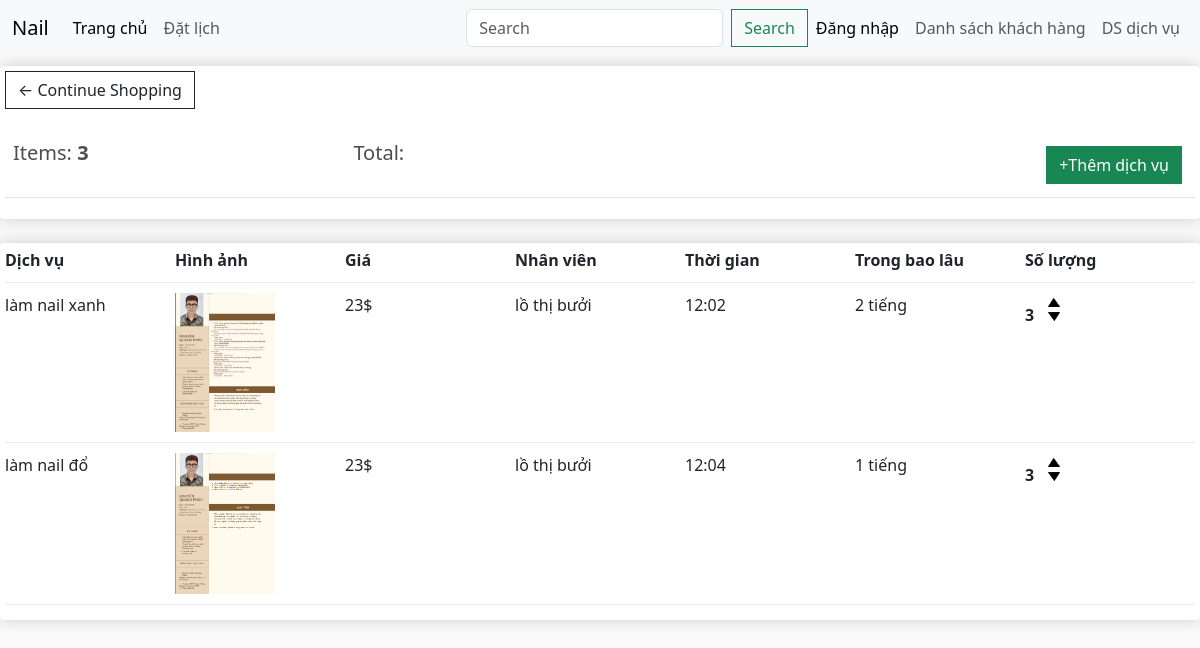
Page /cart/ on the committed database.
### app/models.py (models this page shows, shortened)
class adddv(models.Model):
    name = models.CharField(max_length=200,null=True)
    image = models.ImageField(null=True, blank=True)
    price =  models.CharField(max_length=200,null=True)
    user = models.ForeignKey(addnv,on_delete=models.SET_NULL,blank=True,null=True)
    time = models.CharField(max_length=200,null=True)
    intime = models.CharField(max_length=200,null=True)
    quantity = models. IntegerField(default=0,null=True,blank=True)
    @property
    def ImageURL(self):
        try:
            url = self.image.url
        except:
            url = ''
        return url

class addnv(models.Model):
    user =  models.CharField(max_length=200,null=True)
    group = models.ForeignKey(groupnv,on_delete=models.SET_NULL,blank=True,null=True)
    phone = models.CharField(max_length=200,null=True)
    email = models.CharField(max_length=200,null=True)
    Note = models.CharField(max_length=500,null=True)
    def __str__(self):
        return str(self.user)

### app/views.py (the view)
# urls.py: path("cart/",views.cart, name="cart"),
def cart(request):
        adddvs = adddv.objects.all()
        context = {'adddvs': adddvs}
        return render(request,"app/cart.html",context)

### app/templates/app/cart.html
{% extends 'app/base.html' %}
{% load static %}
{% block cart_content %}
<div class="row">
	<div class="col-lg-12">
		<div class="box-element">
			<a  class="btn btn-outline-dark" href="{% url 'home' %}">&#x2190; Continue Shopping</a>
			<br>
			<br>
			<table class="table">
				<tr>
					<th><h5>Items: <strong>3</strong></h5></th>
					<th><h5>Total:<strong> {{adddv.get_price}}</strong></h5></th>
					<th>
						<a  style="float:right; margin:5px;" class="btn btn-success" href="{% url 'checkout' %}">+Thêm dịch vụ</a>
					</th>
				</tr>
			</table>
		</div>
		<br>
		<div class="box-element">
			<div class="cart-row">
				<div style="flex:1"><strong>Dịch vụ</strong></div>
				<div style="flex:1"><strong>Hình ảnh</strong></div>
				<div style="flex:1"><strong>Giá</strong></div>
				<div style="flex:1"><strong>Nhân viên </strong></div>
				<div style="flex:1"><strong>Thời gian</strong></div>
                <div style="flex:1"><strong>Trong bao lâu</strong></div>
				<div style="flex:1"><strong>Số lượng</strong></div>
			</div>
			{% for adddv in adddvs %}
			<div class="cart-row">
				<div style="flex:1"><p>{{adddv.name}}</p></div>
				<div style="flex:1"><img class="row-image" src="{{adddv.ImageURL}}"></div>
				<div style="flex:1"><p>{{adddv.price}}$</p></div>
                <div style="flex:1"><p>{{adddv.user}}</p></div>
                <div style="flex:1"><p>{{adddv.time}}</p></div>
				<div style="flex:1"><p>{{adddv.intime}}</p></div>
				<div style="flex:1">
					<p class="quantity">{{adddv.quantity}}</p>
					<div class="quantity">
						<img class="chg-quantity" src="{% static  'app/images/arrow-up.png' %}">
						<img class="chg-quantity" src="{% static  'app/images/arrow-down.png' %}">
					</div>
				</div>
			</div>
			{% endfor%}
		</div>
	</div>
</div>
{% endblock cart_content %}

### app/templates/app/base.html (shortened to what this page needs)
{% load static %}
<!DOCTYPE html>
<html>
    <head>
        <link href="https://cdn.jsdelivr.net/npm/bootstrap@5.3.2/dist/css/bootstrap.min.css" rel="stylesheet">
        <link href-"{%static 'app/css/style.css' %}" rel = "stylesheet" >
        <link href-"{%static 'app/css/anh.css' %}" rel = "stylesheet" >
        <link href-"{%static 'app/css/hinh.css' %}" rel = "stylesheet" >
        <link rel="stylesheet" type ="text/css"  href="{%static 'app/css/main.css' %}">
        <link rel="stylesheet" href="">
    </head>
    <body>
        <nav class="navbar navbar-expand-lg bg-body-tertiary">
            <div class="container-fluid">
              <a class="navbar-brand" href="#">Nail</a>
              <div class="collapse navbar-collapse" id="navbarSupportedContent">
                <ul class="navbar-nav me-auto mb-2 mb-lg-0">
                  <li class="nav-item">
                    <a class="nav-link active" aria-current="page" href= {% url 'home'%}>Trang chủ</a>
                  </li>
                  <li class="nav-item">
                    <a class="nav-link" href="#">Đặt lịch</a>
                  </li>
                </ul>
                <form class="d-flex" role="search">
                  <input class="form-control me-2" type="search" placeholder="Search" aria-label="Search">
                  <button class="btn btn-outline-success" type="submit">Search</button>
                </form>
                <form class="d-flex" >
                  <ul class="navbar-nav me-auto mb-2 mb-lg-0">
                    <li class="nav-item">
                      <a class="nav-link active" aria-current="page" href = {% url 'login'%}>Đăng nhập</a>
                    </li>
                    <li class="nav-item">
                      <a class="nav-link" href = {% url 'add'%}>Danh sách khách hàng</a>
                    </li>
                    <li class="nav-item">
                      <a class="nav-link" href = {% url 'cart'%}>DS dịch vụ</a>
                    </li>
                  </ul>
                </form>
              </div>
            </div>
          </nav>
        {% block cart_content%}{%endblock cart_content%}
    </body>
</html>

### app/static/app/css/main.css (style rules this page uses)
body { background-color: hsl(0, 0%, 98%); }
h1,h2,h3,h4,h5,h6 { color:hsl(0, 0%, 30%); }
.box-element { box-shadow:hsl(0, 0%, 80%) 0 0 16px; background-color: #fff; border-radius: 4px; padding: 5px; }
.col-lg-3, .col-lg-4, .col-lg-6, .col-lg-8, .col-lg-12 { margin-top: 10px; }
.btn { border-radius: 0; }
.row-image { width: 100px; }
.cart-row { display: flex; align-items: flex-stretch; padding-bottom: 10px; margin-bottom: 10px; border-bottom: 1px solid #ececec; }
.quantity { display: inline-block; font-weight: 700; padding-right:10px; }
.chg-quantity { width: 12px; cursor: pointer; display: block; margin-top: 5px; transition:.1s; }

### rows in the picture
adddv: name "làm nail xanh", ImageURL (picture), price "23", user "lồ thị bưởi", time "12:02", intime "2 tiếng", quantity "3"
adddv: name "làm nail đổ", ImageURL (picture), price "23", user "lồ thị bưởi", time "12:04", intime "1 tiếng", quantity "3"
